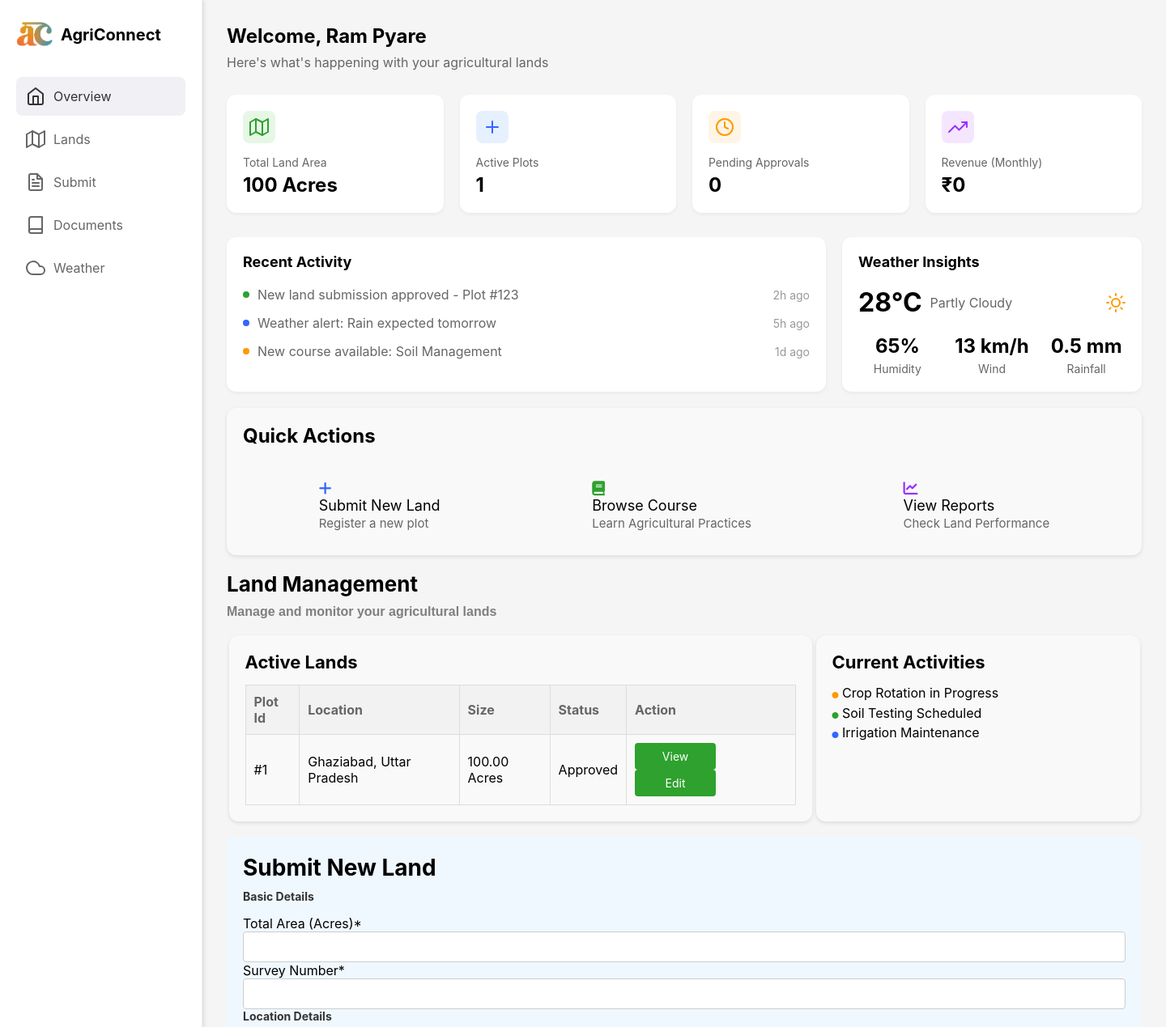
The page /provider_dashboard/ (signed in, upper part) on the database as committed earlier.
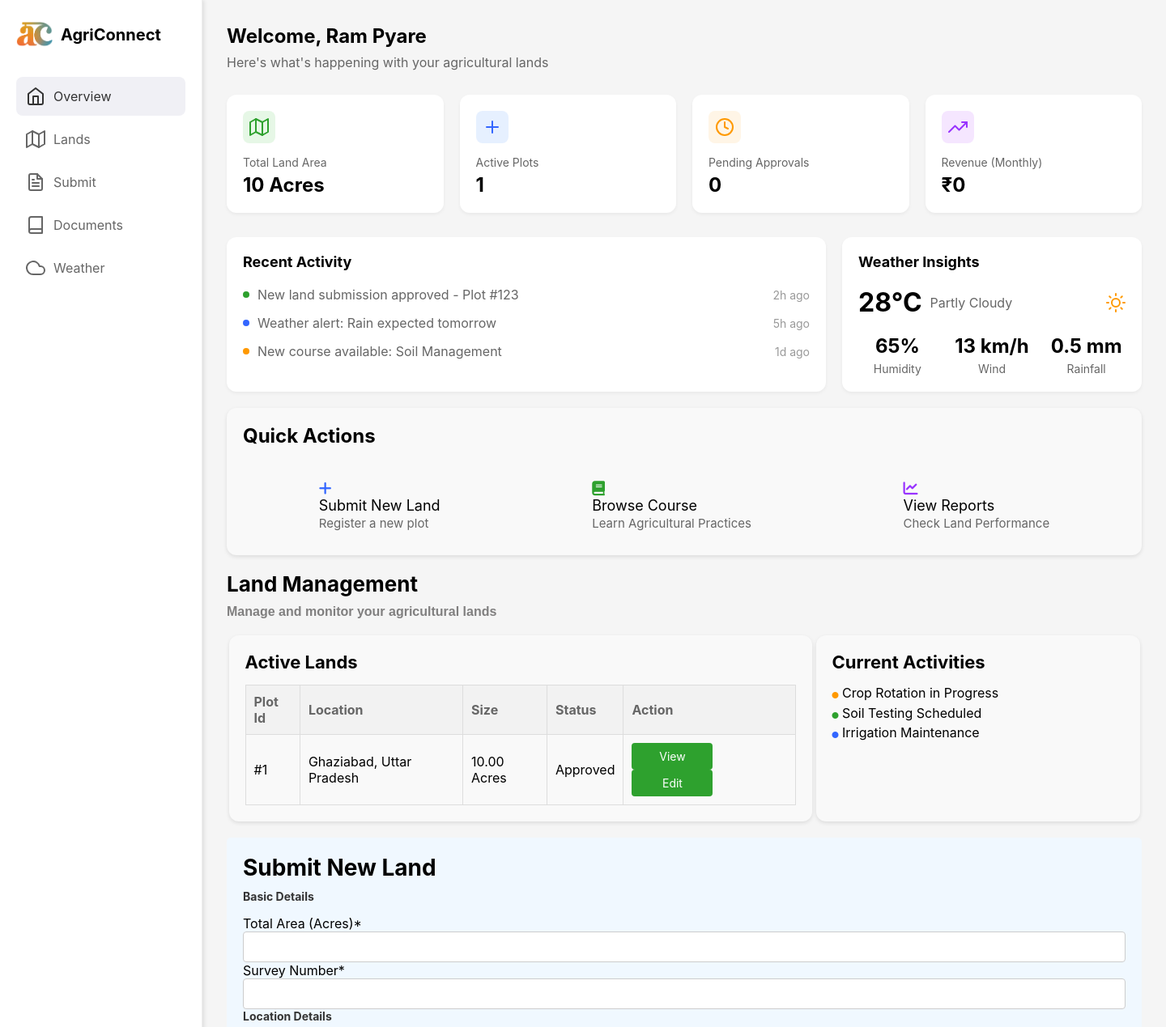
The same page on the database as committed later.
### ACP/models.py (models this page shows, shortened)
class Land(models.Model):
    STATUS_CHOICES = [
        ('pending', 'Pending'),
        ('approved', 'Approved'),
        ('rejected', 'Rejected')
    ]
    current_state = [
        ("free","Free"),
        ("occupied","Occupied"),
    ]
    provider = models.ForeignKey(User, on_delete=models.CASCADE)
    total_area = models.DecimalField(null=True, max_digits=10, decimal_places=2)
    survey_number = models.CharField(null=True, max_length=100)
    state = models.CharField(null=True, max_length=100)
    district = models.CharField(max_length=255, default='Default District')
    address = models.TextField(null=True, blank=True)
    previous_crop = models.CharField(null=True, max_length=200)
    irrigation_facilities = models.CharField(max_length=200, null=True)
    ownership_document = models.FileField(null=True, upload_to="documents/")
    survey_document = models.FileField(null=True, upload_to="documents/")
    recent_photos = models.FileField(null=True, upload_to="documents/")
    status = models.CharField(max_length=20, choices=STATUS_CHOICES, default='pending')
    current_state = models.CharField(max_length=10, choices=current_state, default='free')
    created_at = models.DateTimeField(auto_now_add=True, null=True)
    updated_at = models.DateTimeField(auto_now=True, null=True)

### ACP/views.py (the view)
# urls.py: path("provider_dashboard/",provider_dashboard,name="provider"),
@login_required(login_url="/login/")
def provider_dashboard(request):
    if request.user.userprofile.user_type != 'provider':
        return redirect('login')
    lands = Land.objects.filter(provider=request.user)
    total_area = lands.aggregate(Sum('total_area'))['total_area__sum'] or 0
    active_plots = lands.count()
    pending_approvals = lands.filter(status='pending').count()
    context = {
        'lands': lands,
        'total_area': total_area,
        'active_plots': active_plots,
        'pending_approvals': pending_approvals,
    }
    return render(request, 'landprovider.html', context)

### ACP/templates/landprovider.html (shortened to what the changed rows need)
<!DOCTYPE html>
<html lang="en">
<head>
    {% load static %}
    <link rel="stylesheet" href="{% static 'css/land.css' %}">
    <link rel="stylesheet" href="https://cdnjs.cloudflare.com/ajax/libs/font-awesome/6.0.0-beta3/css/all.min.css">
</head>
<body>
    <div class="main-content">
        <div class="welcome-header">
            <h1>Welcome, {{ user.get_full_name }}</h1>
        </div>
        <div class="stats-grid">
            <div class="stat-card">
                <div class="icon" style="background: #e6f7e6;">
                    <i data-feather="map" style="color: #2ea12e;"></i>
                </div>
                <div class="title">Total Land Area</div>
                <div class="value" data-stat="total-area">{{ total_area|default:"0" }} Acres</div>
            </div>
        </div>
        <div class="quick-actions">
            <h2>Quick Actions</h2>
        </div>
        <section class="land-management" id="land-management">
            <h2>Land Management</h2>
            <div class="manage-parent">
                <div class="land-statistics">
                    <table>
                        <thead>
                            <tr>
                                <th>Plot Id</th>
                                <th>Location</th>
                                <th>Size</th>
                                <th>Status</th>
                                <th>Action</th>
                            </tr>
                        </thead>
                        <tbody>
                            {% for land in lands %}
                            <tr>
                                <td>#{{ land.id }}</td>
                                <td>{{ land.district }}, {{ land.state }}</td>
                                <td>{{ land.total_area }} Acres</td>
                                <td>
                                    <span class="status-badge status-{{ land.status }}">
                                        {{ land.status|title }}
                                    </span>
                                </td>
                                <td>
                                    <button onclick="viewLandDetails({{ land.id }})" class="btn-view">View</button>
                                    <button onclick="editLand({{ land.id }})" class="btn-edit">Edit</button>
                                </td>
                            </tr>
                            {% empty %}
                            <tr>
                                <td colspan="5">No lands registered yet</td>
                            </tr>
                            {% endfor %}
                        </tbody>
                    </table>
                </div>
            </div>
        </section>
        <section id="submit-land" class="submit-land">
            <h2>Submit New Land</h2>
        </section>
    </div>
</body>
</html>

Rows that differ between the two databases and show on the page:
changed Land "Ghaziabad": total_area "100.00" → "10.00"
Other text that changed with them:
{{ total_area|default:"0" }}: "100" → "10"
